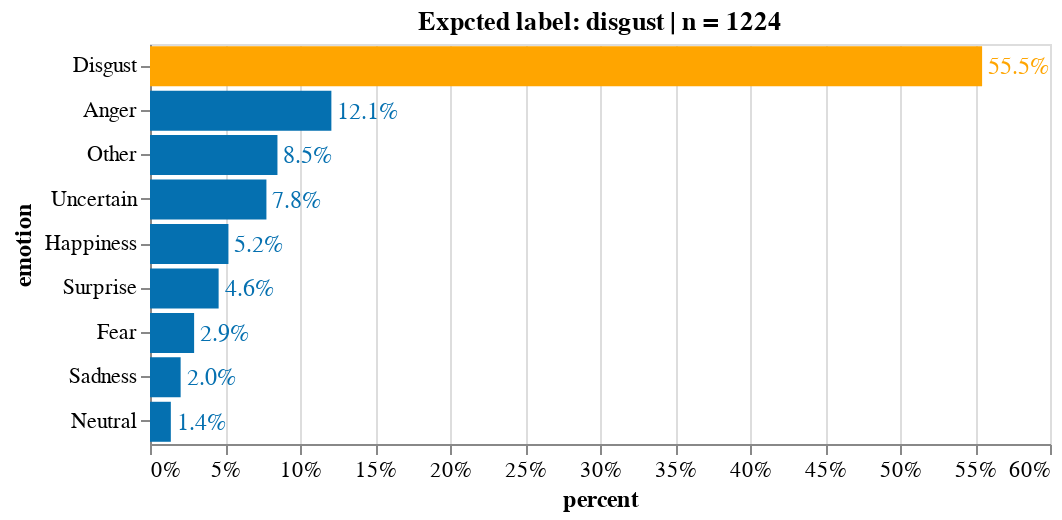

This figure's notebook cell:
### Markdown cell above
### Disgust

### Code cell
emotion = 'disgust'
df_formated = emotion_df_formated(df_emo_answers, emotion) # subset 'anger' rows
df_formated_ans = df_formated.drop(['photo_id', 'ethnicity', 'sex','age', 'label', 'url'], axis=1)
source = count_freq_labels(df_formated_ans, X="all") 
title = 'Expcted label: '+ emotion + ' | n = '+ source['counts'].sum().astype(str)
X, Y = 'percent:Q', 'emotion:N'
w, h= 450, 200
txs, ls, ts = 12, 11, 12


chart_disgust = simple_per_bar(
    source, title=title, X=X, Y=Y, \
    width=w, height=h,  emotion=emotion.capitalize(),\
    text_size = txs, label_size = ls, title_size=ts)

### Figure 1 — Vega-Lite specification as saved in the notebook (floating-point values rounded to 4 significant figures)
{"config": {"view": {"continuousWidth": 400, "continuousHeight": 300}, "axis": {"labelFontSize": 11, "titleFontSize": 12}}, "layer": [{"mark": "bar", "encoding": {"color": {"condition": {"value": "orange", "test": "(datum.emotion === 'Disgust')"}, "value": "#0570b0"}, "x": {"type": "quantitative", "axis": {"format": ".0%"}, "field": "percent"}, "y": {"type": "nominal", "field": "emotion", "sort": "-x"}}, "title": "Expcted label: disgust | n = 1224"}, {"mark": {"type": "text", "align": "left", "baseline": "middle", "dx": 3, "fontSize": 12}, "encoding": {"color": {"condition": {"value": "orange", "test": "(datum.emotion === 'Disgust')"}, "value": "#0570b0"}, "text": {"type": "quantitative", "field": "percent", "format": ".1%"}, "x": {"type": "quantitative", "axis": {"format": ".0%"}, "field": "percent"}, "y": {"type": "nominal", "field": "emotion", "sort": "-x"}}, "title": "Expcted label: disgust | n = 1224"}], "data": {"name": "data-dd3efb2cf2fc00cd77c303579a1989bf"}, "height": 200, "width": 450, "$schema": "https://vega.github.io/schema/vega-lite/v4.8.1.json", "datasets": {"data-dd3efb2cf2fc00cd77c303579a1989bf": [{"counts": 679, "emotion": "Disgust", "percent": 0.5547}, {"counts": 148, "emotion": "Anger", "percent": 0.1209}, {"counts": 104, "emotion": "Other", "percent": 0.08497}, {"counts": 95, "emotion": "Uncertain", "percent": 0.07761}, {"counts": 64, "emotion": "Happiness", "percent": 0.05229}, {"counts": 56, "emotion": "Surprise", "percent": 0.04575}, {"counts": 36, "emotion": "Fear", "percent": 0.02941}, {"counts": 25, "emotion": "Sadness", "percent": 0.02042}, {"counts": 17, "emotion": "Neutral", "percent": 0.01389}]}}
